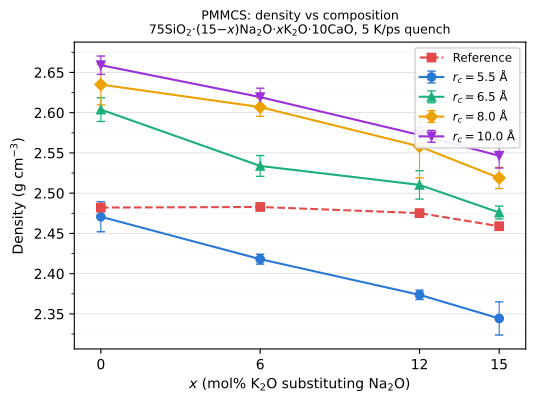

Generate this figure with Python:
"""
fig_density_vs_x.py
Density vs K2O content (x) for 3 pair_pedone cutoffs + reference values.
Glass: 75SiO2.(15-x)Na2O.xK2O.10CaO
"""

import numpy as np
import matplotlib.pyplot as plt
import matplotlib.ticker as ticker
from pathlib import Path

# ── Data ─────────────────────────────────────────────────────────────────────
# Raw densities: {(x, rc_label): [r1, r2, r3]}
raw = {
    (0,  'rc5p5'): [2.4590194, 2.4608511, 2.4922244],
    (0,  'rc6p5'): [2.6204922, 2.5922368, 2.5987335],
    (0,  'rc8p0'): [2.659407,  2.60906,   2.6361684],
    (6,  'rc5p5'): [2.4119461, 2.4178269, 2.4242223],
    (6,  'rc6p5'): [2.5480197, 2.5227992, 2.5305508],
    (6,  'rc8p0'): [2.5997018, 2.6008943, 2.6201689],
    (12, 'rc5p5'): [2.3721013, 2.3689017, 2.3800979],
    (12, 'rc6p5'): [2.5247352, 2.5154169, 2.4906626],
    (12, 'rc8p0'): [2.519972,  2.5979792, 2.5561426],
    (15, 'rc5p5'): [2.3424742, 2.3248181, 2.3658536],
    (15, 'rc6p5'): [2.4696728, 2.4849314, 2.4731997],
    (15, 'rc8p0'): [2.504046,  2.5239867, 2.5286938],
    (0,  'rc10p0'): [2.6690772, 2.6611842, 2.6466582],
    (6,  'rc10p0'): [2.6087622, 2.618482,  2.6307989],
    (12, 'rc10p0'): [2.5796799, 2.5612491, 2.5757783],
    (15, 'rc10p0'): [2.5514201, 2.5293769, 2.5586352],
}

x_vals = [0, 6, 12, 15]
rc_labels = ['rc5p5', 'rc6p5', 'rc8p0', 'rc10p0']
rc_display = {'rc5p5': r'$r_c=5.5$ Å', 'rc6p5': r'$r_c=6.5$ Å', 'rc8p0': r'$r_c=8.0$ Å', 'rc10p0': r'$r_c=10.0$ Å'}

means = {rc: [] for rc in rc_labels}
stds  = {rc: [] for rc in rc_labels}
for x in x_vals:
    for rc in rc_labels:
        vals = [v for v in raw[(x, rc)] if v is not None]
        means[rc].append(np.mean(vals) if vals else np.nan)
        stds[rc].append(np.std(vals, ddof=1) if len(vals) > 1 else 0.0)

# Experimental densities
x_ref   = [0,       6,       12,      15     ]
rho_ref  = [2.48211, 2.48284, 2.47525, 2.45893]

# ── Palette (validated: blue, aqua, yellow, red) ─────────────────────────────
colors = {
    'rc5p5': '#2a78d6',
    'rc6p5': '#1baf7a',
    'rc8p0': '#eda100', 'rc10p0': '#9b30d9',
}
color_ref = '#e34948'

# ── Figure ────────────────────────────────────────────────────────────────────
fig, ax = plt.subplots(figsize=(5.5, 4.2))

# Reference line
ax.plot(x_ref, rho_ref, color=color_ref, lw=1.5,
        linestyle='--', marker='s', ms=6, zorder=5,
        label='Reference')

# Simulated curves
markers = {'rc5p5': 'o', 'rc6p5': '^', 'rc8p0': 'D', 'rc10p0': 'v'}
for rc in rc_labels:
    ax.errorbar(x_vals, means[rc], yerr=stds[rc],
                color=colors[rc], lw=1.5, marker=markers[rc], ms=6,
                capsize=3, capthick=1, elinewidth=0.8, zorder=4,
                label=rc_display[rc])

# ── Axes ──────────────────────────────────────────────────────────────────────
ax.set_xlabel(r'$x$ (mol% K$_2$O substituting Na$_2$O)', fontsize=10)
ax.set_ylabel(r'Density (g cm$^{-3}$)', fontsize=10)
ax.set_title('PMMCS: density vs composition\n'
             r'75SiO$_2$·(15$-x$)Na$_2$O·$x$K$_2$O·10CaO, 5 K/ps quench',
             fontsize=9)

ax.set_xticks(x_vals)
ax.set_xlim(-1, 16)
ax.yaxis.set_minor_locator(ticker.AutoMinorLocator(2))
ax.grid(axis='y', lw=0.4, color='#cccccc', zorder=0)
ax.grid(axis='y', which='minor', lw=0.2, color='#e8e8e8', zorder=0)

ax.legend(frameon=True, framealpha=0.9, edgecolor='#cccccc',
          fontsize=8.5, loc='upper right')

fig.tight_layout()

out = Path(__file__).parent / 'fig_density_vs_x.pdf'
fig.savefig(out, dpi=300, bbox_inches='tight')
out_png = out.with_suffix('.png')
fig.savefig(out_png, dpi=150, bbox_inches='tight')
print(f"Saved: {out}")
print(f"Saved: {out_png}")
plt.show()
